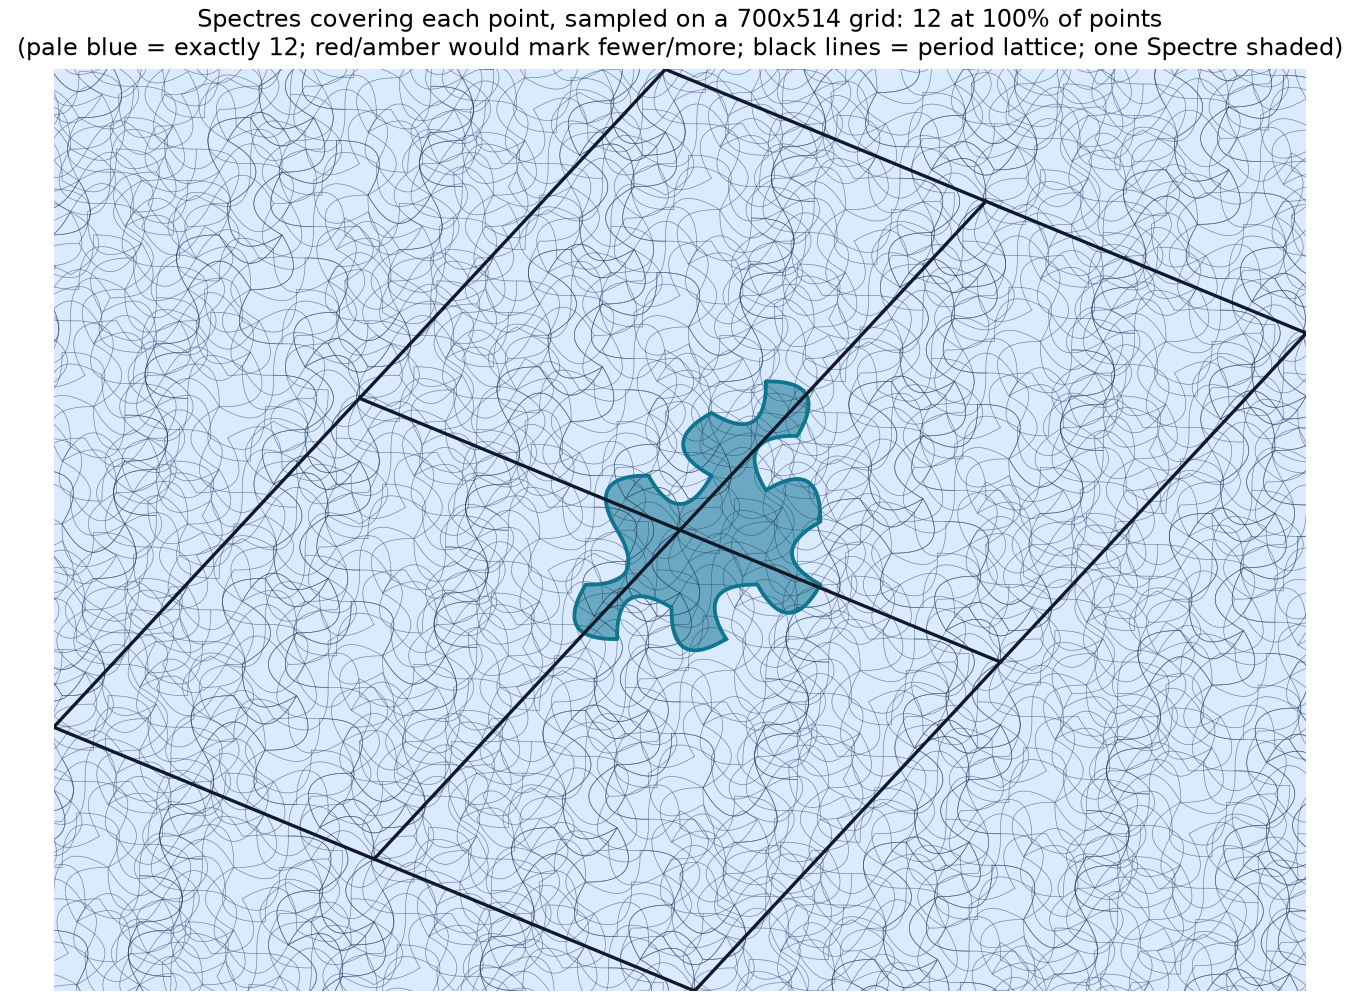

Generate this figure with Python:
"""Coverage map: count curved Spectres over every pixel of four period cells (an illustration, not a proof).

Writes coverage_map.png (with a caption line) next to this script and ../paper/coverage_map.png (no title)
for the paper. Needs numpy and matplotlib."""
import json
from pathlib import Path
import numpy as np
import matplotlib
matplotlib.use("Agg")
import matplotlib.pyplot as plt
from matplotlib.path import Path as MPath
from matplotlib.colors import ListedColormap, BoundaryNorm

here = Path(__file__).resolve().parent
data = json.loads((here / "certificate.json").read_text())
z = np.exp(1j * np.pi / 6)
D = [0, 10, 1, 3, 0, 2, 5, 7, 4, 6, 6, 8, 11, 9]
P = np.r_[0, np.cumsum([z**d for d in D])]
curve = []
for i, d in enumerate(D):  # same edge curve as codex/illustrate.py
    t = np.linspace(0, 1, 41, endpoint=False)
    s = (-1) ** i
    c1, c2 = 0.33 + 0.6j * s, 0.67 + 0.6j * s
    curve.extend(P[i] + z**d * (3 * (1 - t) ** 2 * t * c1 + 3 * (1 - t) * t * t * c2 + t**3))
curve = np.array(curve)
a, b = z * z + z**3, -2 - z - z**3
v, w = 3 + z + 2 * z * z + 3 * z**3, -4 - 3 * z + 3 * z * z + z**3
M = np.array([[v.real, w.real], [v.imag, w.imag]])

# Window: a rectangle around two-by-two period cells.
corners = np.array([0, v, w, v + w, 2 * v, 2 * w, 2 * v + 2 * w, 2 * v + w, v + 2 * w])
x0, x1 = corners.real.min(), corners.real.max()
y0, y1 = corners.imag.min(), corners.imag.max()
nx = 700
ny = int(nx * (y1 - y0) / (x1 - x0))
X, Y = np.meshgrid(np.linspace(x0, x1, nx), np.linspace(y0, y1, ny))
pts = np.c_[X.ravel(), Y.ravel()]
count = np.zeros(len(pts), dtype=np.int16)
outlines = []
for r, x, y, _ in data["placements"]:
    base = z**r * curve + x * a + y * b
    uv = np.linalg.solve(M, [base.mean().real, base.mean().imag])
    base -= np.floor(uv[0]) * v + np.floor(uv[1]) * w
    for j in range(-2, 5):
        for k in range(-2, 5):
            c = base + j * v + k * w
            if c.real.max() < x0 or c.real.min() > x1 or c.imag.max() < y0 or c.imag.min() > y1:
                continue
            poly = np.c_[c.real, c.imag]
            m = (pts[:, 0] >= poly[:, 0].min()) & (pts[:, 0] <= poly[:, 0].max()) & \
                (pts[:, 1] >= poly[:, 1].min()) & (pts[:, 1] <= poly[:, 1].max())
            count[m] += MPath(np.r_[poly, poly[:1]]).contains_points(pts[m])
            outlines.append(poly)
vals, freq = np.unique(count, return_counts=True)
print("pixel counts:", dict(zip(vals.tolist(), freq.tolist())))

grid = count.reshape(ny, nx).astype(float)
cmap = ListedColormap(["#b91c1c", "#dbeafe", "#f59e0b"])  # below 12, exactly 12, above 12
norm = BoundaryNorm([-0.5, 11.5, 12.5, 99], cmap.N)
fig, ax = plt.subplots(figsize=(8, 8 * ny / nx), layout="constrained")
ax.imshow(grid, origin="lower", extent=(x0, x1, y0, y1), cmap=cmap, norm=norm, interpolation="nearest")
for poly in outlines:
    ax.plot(*np.r_[poly, poly[:1]].T, color="#1e3a5f", lw=0.25, alpha=0.35)
hi = max(outlines, key=lambda q: -abs(q.mean(axis=0) - [(v + w).real, (v + w).imag]).sum())  # tile nearest the centre
ax.fill(*hi.T, color="#0e7490", alpha=0.55); ax.plot(*np.r_[hi, hi[:1]].T, color="#0e7490", lw=1.6)
for j in range(3):  # period lattice
    ax.plot([(j * v).real, (j * v + 2 * w).real], [(j * v).imag, (j * v + 2 * w).imag], color="#111827", lw=1.4)
    ax.plot([(j * w).real, (j * w + 2 * v).real], [(j * w).imag, (j * w + 2 * v).imag], color="#111827", lw=1.4)
ax.set_xlim(x0, x1); ax.set_ylim(y0, y1); ax.set_aspect("equal"); ax.axis("off")
share = freq[vals == 12].sum() / len(count)
fig.savefig(here.parent / "paper" / "coverage_map.png", dpi=170, facecolor="white")
ax.set_title(f"Spectres covering each point, sampled on a {nx}x{ny} grid: 12 at {100*share:.0f}% of points\n"
             "(pale blue = exactly 12; red/amber would mark fewer/more; black lines = period lattice; one Spectre shaded)", fontsize=10)
fig.savefig(here / "coverage_map.png", dpi=170, facecolor="white")
assert set(vals.tolist()) == {12}, "a pixel is not covered exactly 12 times"
